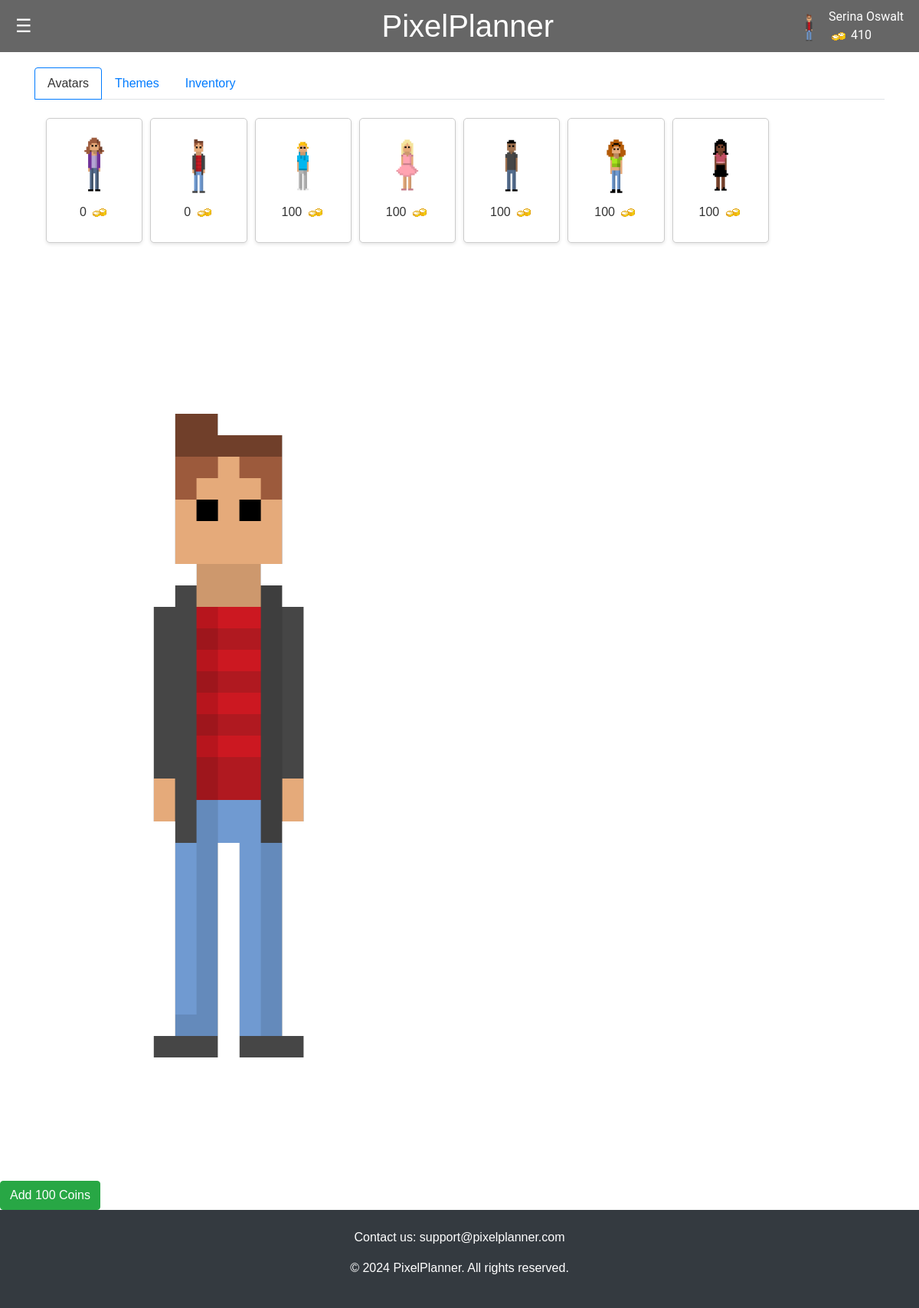
/shop (signed in), run on the app's committed database.
### app.py (models this page shows, shortened)
class User(db.Model):
    id = db.Column(db.Integer, primary_key=True)
    name = db.Column(db.String(100), nullable=False)
    email = db.Column(db.String(100), unique=True)
    password = db.Column(db.String(100))
    canvas_api_key = db.Column(db.String(255))
    course_codes_list = db.Column(db.String(255))  # New field for storing course codes
    avatar = db.Column(db.String(255))
    coins = db.Column(db.Integer)

class Item(db.Model):
    id = db.Column(db.Integer, primary_key=True)
    name = db.Column(db.String(100), nullable=False)
    price = db.Column(db.Integer, nullable=False)
    img = db.Column(db.String(255))

### app.py (the view)
@app.route('/shop')
def shop():
    if 'email' not in session:
        flash('Please log in to access the shop.')
        return redirect(url_for('login'))
    user = User.query.filter_by(email=session['email']).first()
    if not user:
        flash('User not found.')
        return redirect(url_for('login'))
    all_items = Item.query.all()
    unlocked_items = {ui.item.id for ui in user.user_items.all() if ui.unlocked}  # use .all() to fetch items
    items_for_display = [{
        'id': item.id,
        'name': item.name,
        'img': item.img,
        'price': item.price,
        'unlocked': item.id in unlocked_items
    } for item in all_items]
    return render_template('shop.html', user=user, items=items_for_display)

### templates/shop.html (shortened to what this page needs)
<!DOCTYPE html>
<html lang="en">
<head>
    <link rel="stylesheet" href="https://cdn.jsdelivr.net/npm/bootstrap@4.6.2/dist/css/bootstrap.min.css">
    <link rel="stylesheet" href="/static/css/styles.css">
</head>
<header>
    <div class="menu-icon" onmouseover="openNav()" onmouseout="closeNav()">&#9776;</div>
    <h1>PixelPlanner</h1>
    <div class="profile-info">
        <img src="{{ url_for('static', filename='images/' + user.avatar) }}" alt="User Avatar" class="avatar">
        <div class="player-info">
            <span class="player-name">{{session.get('user_name', 'Guest')}}</span>
            <span class="player-coins"><img src="{{ url_for('static', filename='images/coin.png') }}" alt="Coin"> {{
                user.coins }}</span>
</header>
<body>
    <div class="shop-layout">
        <div class="container">
            <ul class="nav nav-tabs" id="shopTabs">
                <li class="nav-item">
                    <a class="nav-link active" data-toggle="tab" href="#avatars">Avatars</a>
                </li>
                <li class="nav-item">
                    <a class="nav-link" data-toggle="tab" href="#themes">Themes</a>
                </li>
                <li class="nav-item">
                    <a class="nav-link" data-toggle="tab" href="#inventory">Inventory</a>
                </li>
            </ul>
            <div class="tab-content">
                <div id="avatars" class="container tab-pane active"><br>
                    <div class="shop-grid">
                        {% for item in items %}
                        <div class="shop-item {{ 'purchased' if item.unlocked else '' }}" data-item-id="{{ item.id }}"
                            data-name="{{ item.name }}" data-price="{{ item.price }}"
                            data-img="{{ url_for('static', filename='images/' + item.img) }}">
                            <img src="{{ url_for('static', filename='images/' + item.img) }}" alt="{{ item.name }}">
                            <p>{{ item.price }} <img src="{{ url_for('static', filename='images/coin.png') }}"
                                    alt="Coin"></p>
                        </div>
                        {% endfor %}
                    </div>
                </div>
            </div>
        </div>
    </div>
    <div class="user-avatar-large">
        <img src="{{ url_for('static', filename='images/' + user.avatar) }}" alt="User Avatar">
    </div>
<div>
    <form action="{{ url_for('add_coins') }}" method="post">
        <button type="submit" class="btn btn-success">Add 100 Coins</button>
    </form>
</div>
    <footer class="footer bg-dark text-white py-4">
        <div class="container text-center">
            <p>Contact us: support@pixelplanner.com</p>
            <p>&copy; 2024 PixelPlanner. All rights reserved.</p>
        </div>
    </footer>
</body>
</html>

### static/css/styles.css (style rules this page uses)
body, html { height: 100%; margin: 0; padding: 0; font-family: Arial, sans-serif; background-color: var(--bg-color); color: var(--text-color); }
body, html { margin: 0; padding: 0; font-family: Arial, sans-serif; }
header { display: flex; justify-content: space-between; align-items: center; background-color: var(--notification-text-color); padding: 10px 20px; position: relative; }
header h1 { margin: 0; flex-grow: 1; text-align: center; color: var(--bg-color) }
.menu-icon { cursor: pointer; font-size: 24px; color: var(--bg-color); }
.profile-info { display: flex; align-items: center; position: absolute; top: 10px; right: 20px; font-family: 'Roboto', sans-serif; color: var(--bg-color); }
.avatar { height: 50px; width: auto; border-radius: 50%; }
.player-info { display: flex; flex-direction: column; margin-left: 10px }
body { font-family: Arial, sans-serif; background-color: var(--bg-color); margin: 0; padding: 0; }
.shop-layout { display: flex; justify-content: left; padding: 20px; width: 100%; }
.shop-grid { display: grid; width: 100%; grid-template-columns: repeat(auto-fill, minmax(120px, 1fr)); gap: 10px; margin: 0 auto; }
.shop-item, .inventory-item { display: flex; flex-direction: column; align-items: center; justify-content: center; border: 1px solid #ccc; padding: 10px; border-radius: 5px; box-shadow: 0 2px 4px rgba(0,0,0,0.1); background-color: #fff; transition: border 0.3s ease-in-out; cursor: pointer; }
.shop-item img, .inventory-item img { height: 100px; max-width: 100%; }
.shop-item p img, .inventory-item p img { height: auto; width: auto; }
.user-avatar-large { flex: 1; width: 50%; display: flex; justify-content: center; align-items: center; }
.nav-tabs .nav-link.active { color: var(--text-color); background-color: var(--bg-color); border-color: #007bff; }
:root { --bg-color: #fff; --text-color: #333; --link-color: #007bff; --hover-bg-color: #cccccc; --hover-text-decoration: underline; --notification-text-color: #666; --border-color: #eee; }
a { color: var(--link-color); }

### data on the page
User: avatar (picture), get "Serina Oswalt", coins "410"
Item: img (picture), price "0"
Item: img (picture), price "0"
Item: img (picture), price "100"
Item: img (picture), price "100"
Item: img (picture), price "100"
Item: img (picture), price "100"
Item: img (picture), price "100"
